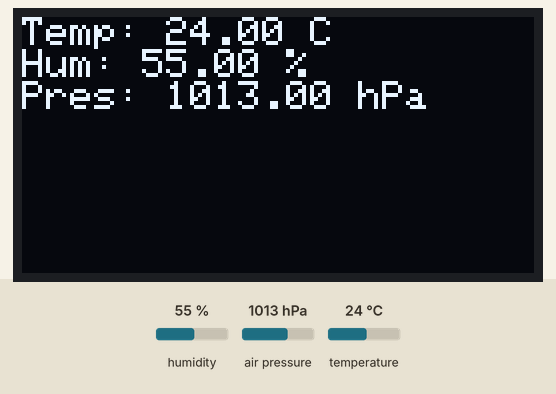
Recording of a program running on a simulated ESP32. Shown: 128×64 one-colour display. The inputs (shaded band) are chosen by the test bench; at power-on: humidity 55 %, air pressure 1013 hPa, temperature 24 °C. WiFi joins after 1.5 s; servers stay silent unless stated; what the program prints to the serial monitor is not drawn.

Above: at 3.2 s.
3.3 s: humidity set to 22 %
At 4.9 s:
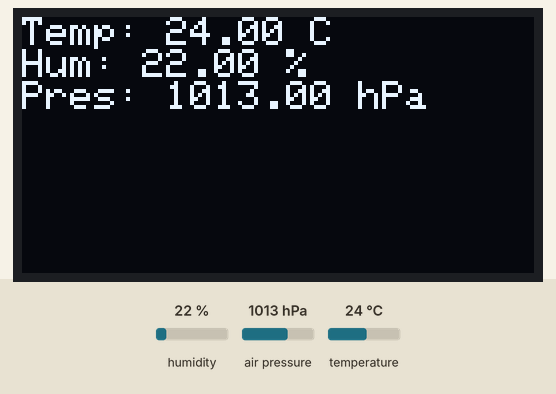
5.6 s: air pressure set to 952 hPa
At 7.4 s:
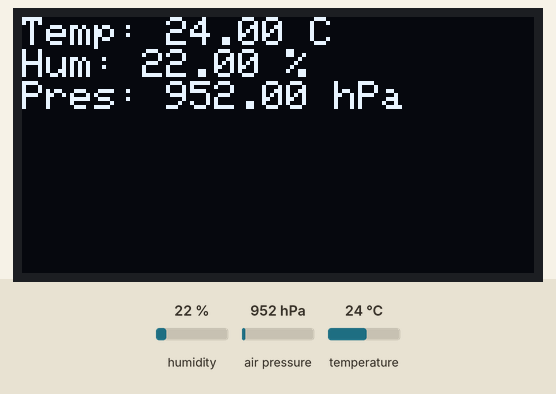
7.7 s: temperature set to 12 °C
At 8.7 s:
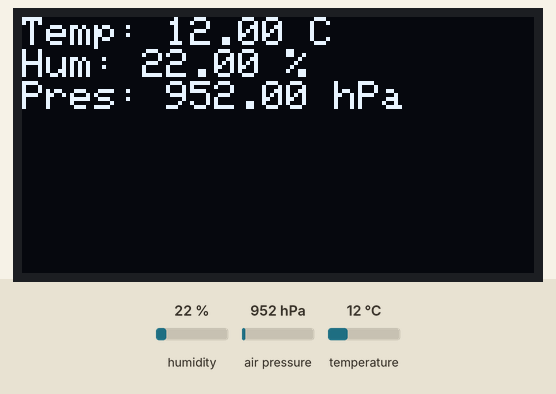
9.7 s: humidity set to 40 %
At 11.1 s:
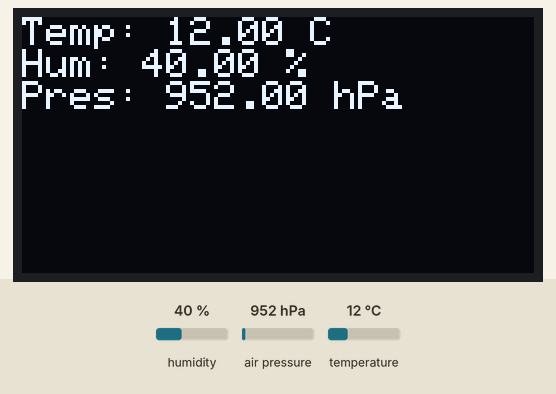
11.8 s: air pressure set to 975 hPa
At 13.6 s:
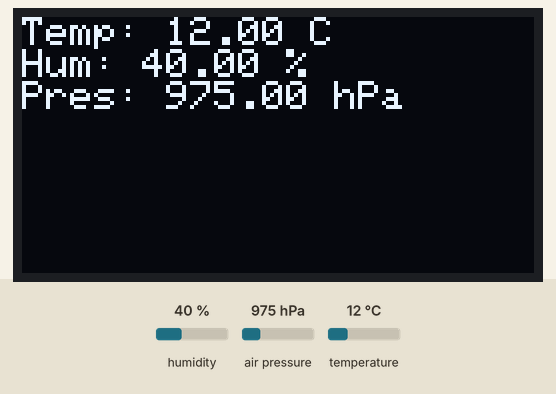
Timing chart, 0 to 14.8 s (numbered marks = the images above; inputs shaded):
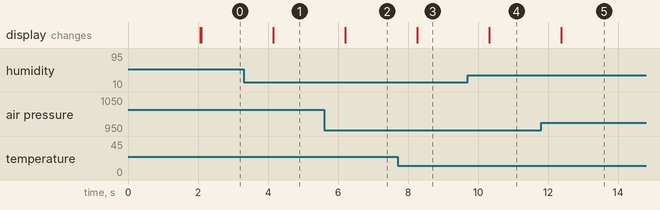

Measured:
- after the input at 3.3 s, the display: changes after 0.85 s (image 1)
- after the input at 5.6 s, the display: changes after 0.60 s (image 2)
- after the input at 7.7 s, the display: changes after 0.56 s (image 3)
- after the input at 9.7 s, the display: changes after 0.62 s (image 4)
- after the input at 11.8 s, the display: changes after 0.58 s (image 5)

The program:

main.cpp
```cpp
#include <Arduino.h>
#include <Wire.h>
#include <Adafruit_SSD1306.h>
#include <Adafruit_BME280.h>
#include <WiFi.h>

// Include configuration file
#include "config.h"

// Define WiFi credentials
const char* ssid = "your_ssid";
const char* password = "your_password";

// Initialize BME280 sensor
Adafruit_BME280 bme(BME280_ADDRESS);

// Initialize OLED display
Adafruit_SSD1306 display(OLED_WIDTH, OLED_HEIGHT, &Wire, OLED_RESET);

// Flag for WiFi connection status
volatile bool wifiConnected = false;

void setup() {
  // Initialize serial communication for debugging
  Serial.begin(115200);

  // Initialize I2C communication
  Wire.begin(BME280_SDA, BME280_SCL);

  // Initialize BME280 sensor
  if (!bme.begin()) {
    Serial.println("Could not find a valid BME280 sensor, check wiring!");
    while (1);
  }

  // Initialize OLED display
  if (!display.begin(SSD1306_SWITCHCAPVCC, 0x3C)) {
    Serial.println("SSD1306 allocation failed");
    while (1);
  }

  // Connect to WiFi
  WiFi.begin(ssid, password);
  while (WiFi.status() != WL_CONNECTED) {
    delay(1000);
    Serial.println("Connecting to WiFi...");
  }
  Serial.println("Connected to WiFi");
  wifiConnected = true;

  // Display initialization message on OLED
  display.clearDisplay();
  display.setTextSize(1);
  display.setTextColor(SSD1306_WHITE);
  display.setCursor(0, 0);
  display.println("Weather Station");
  display.display();
}

void loop() {
  // Check if WiFi is connected
  if (wifiConnected) {
    // Read temperature, humidity, and pressure from BME280 sensor
    float temperature = bme.readTemperature();
    float humidity = bme.readHumidity();
    float pressure = bme.readPressure() / 100.0F;

    // Display sensor readings on OLED
    display.clearDisplay();
    display.setTextSize(1);
    display.setTextColor(SSD1306_WHITE);
    display.setCursor(0, 0);
    display.print("Temp: ");
    display.print(temperature);
    display.println(" C");
    display.print("Hum: ");
    display.print(humidity);
    display.println(" %");
    display.print("Pres: ");
    display.print(pressure);
    display.println(" hPa");
    display.display();

    // Print sensor readings to serial console
    Serial.print("Temperature: ");
    Serial.print(temperature);
    Serial.println(" C");
    Serial.print("Humidity: ");
    Serial.print(humidity);
    Serial.println(" %");
    Serial.print("Pressure: ");
    Serial.print(pressure);
    Serial.println(" hPa");
  } else {
    Serial.println("WiFi connection lost");
  }

  delay(1000);
}
```

config.h
```cpp
// Define pin connections for BME280 and OLED display
#define BME280_SDA 21
#define BME280_SCL 22
#define OLED_SDA 21
#define OLED_SCL 22
#define OLED_RESET 16

// Define BME280 I2C address
#define BME280_ADDRESS 0x76

// Define OLED display dimensions
#define OLED_WIDTH 128
#define OLED_HEIGHT 64
```
